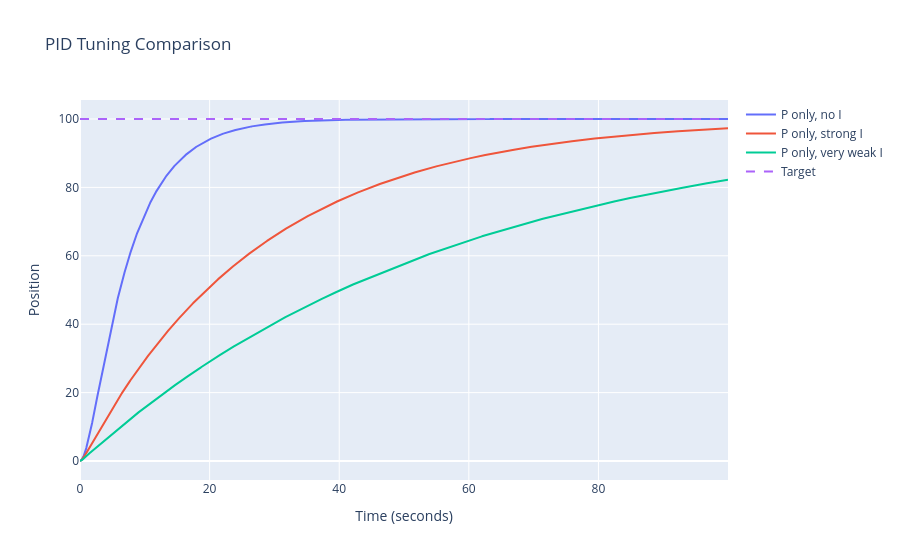

The notebook cell saved with this chart:
### Code cell
settings = [
    [0.1, 0, 0, "P only, no I"],
    [0.1, 0, 2, "P only, strong I"],
    [0.1, 0, 5, "P only, very weak I"],
]

fig = go.Figure()

for Kp, Ki, Kd, label in settings:
    time, position, speed, power, error = simulate_motor(Kp, Ki, Kd, total_time=100)

    fig.add_trace(go.Scatter(
        x=time,
        y=position,
        mode="lines",
        name=label
    ))

fig.add_trace(go.Scatter(
    x=time,
    y=[100] * len(time),
    mode="lines",
    name="Target",
    line=dict(dash="dash")
))

fig.update_layout(
    title="PID Tuning Comparison",
    xaxis_title="Time (seconds)",
    yaxis_title="Position"
)

fig.show()

### Figure 1 — Plotly figure (JSON) as saved in the notebook; plotly's stock layout.template omitted (floating-point values rounded to 4 significant figures; data arrays with more than 128 entries replaced by an {"elided": "..."} marker saying what was removed)
{"data": [{"mode": "lines", "name": "P only, no I", "x": {"elided": "10000 float values"}, "y": {"elided": "10000 float values"}, "type": "scatter"}, {"mode": "lines", "name": "P only, strong I", "x": {"elided": "10000 float values"}, "y": {"elided": "10000 float values"}, "type": "scatter"}, {"mode": "lines", "name": "P only, very weak I", "x": {"elided": "10000 float values"}, "y": {"elided": "10000 float values"}, "type": "scatter"}, {"line": {"dash": "dash"}, "mode": "lines", "name": "Target", "x": {"elided": "10000 float values"}, "y": {"elided": "10000 int values"}, "type": "scatter"}], "layout": {"title": {"text": "PID Tuning Comparison"}, "xaxis": {"title": {"text": "Time (seconds)"}}, "yaxis": {"title": {"text": "Position"}}}}
